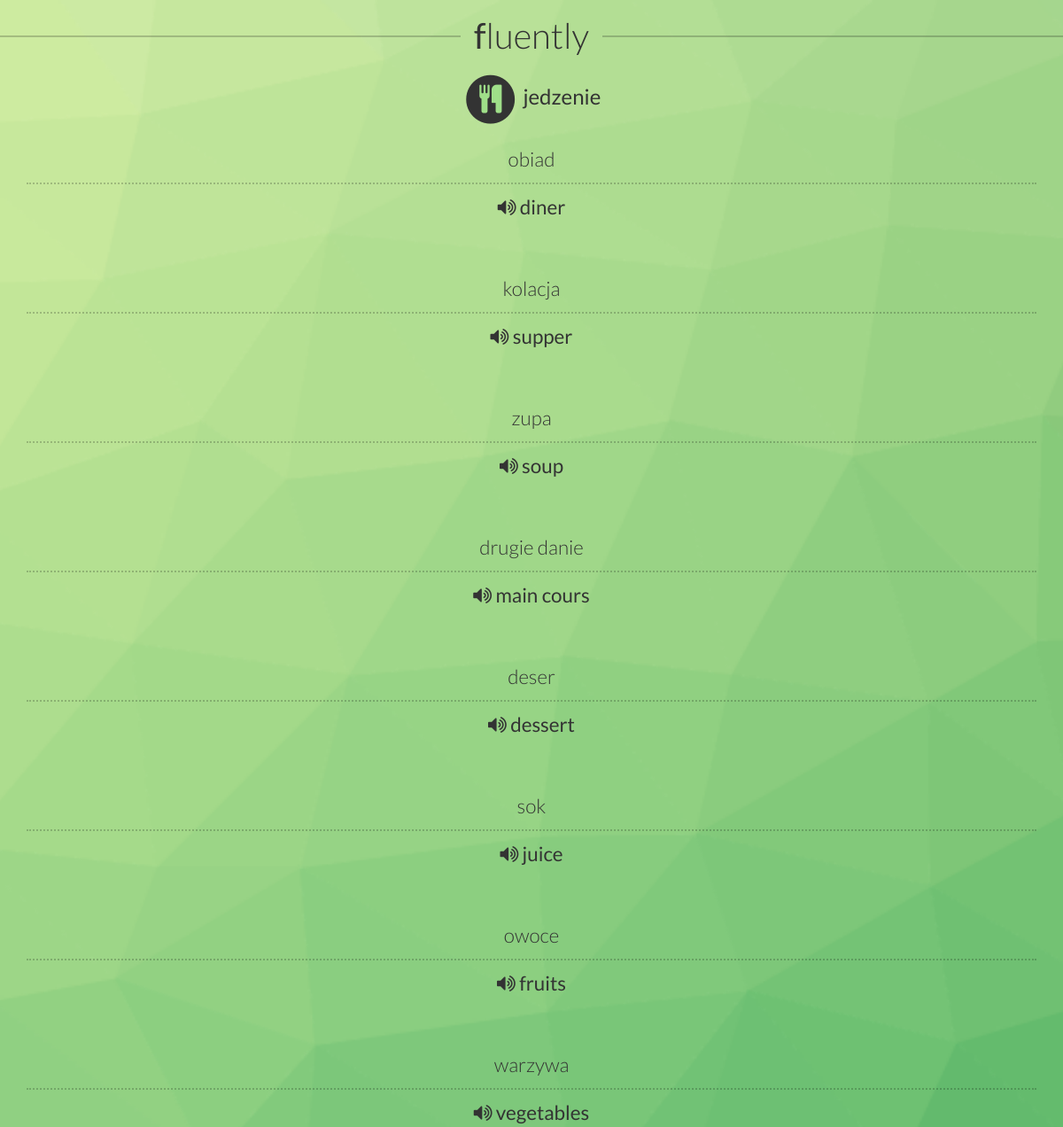
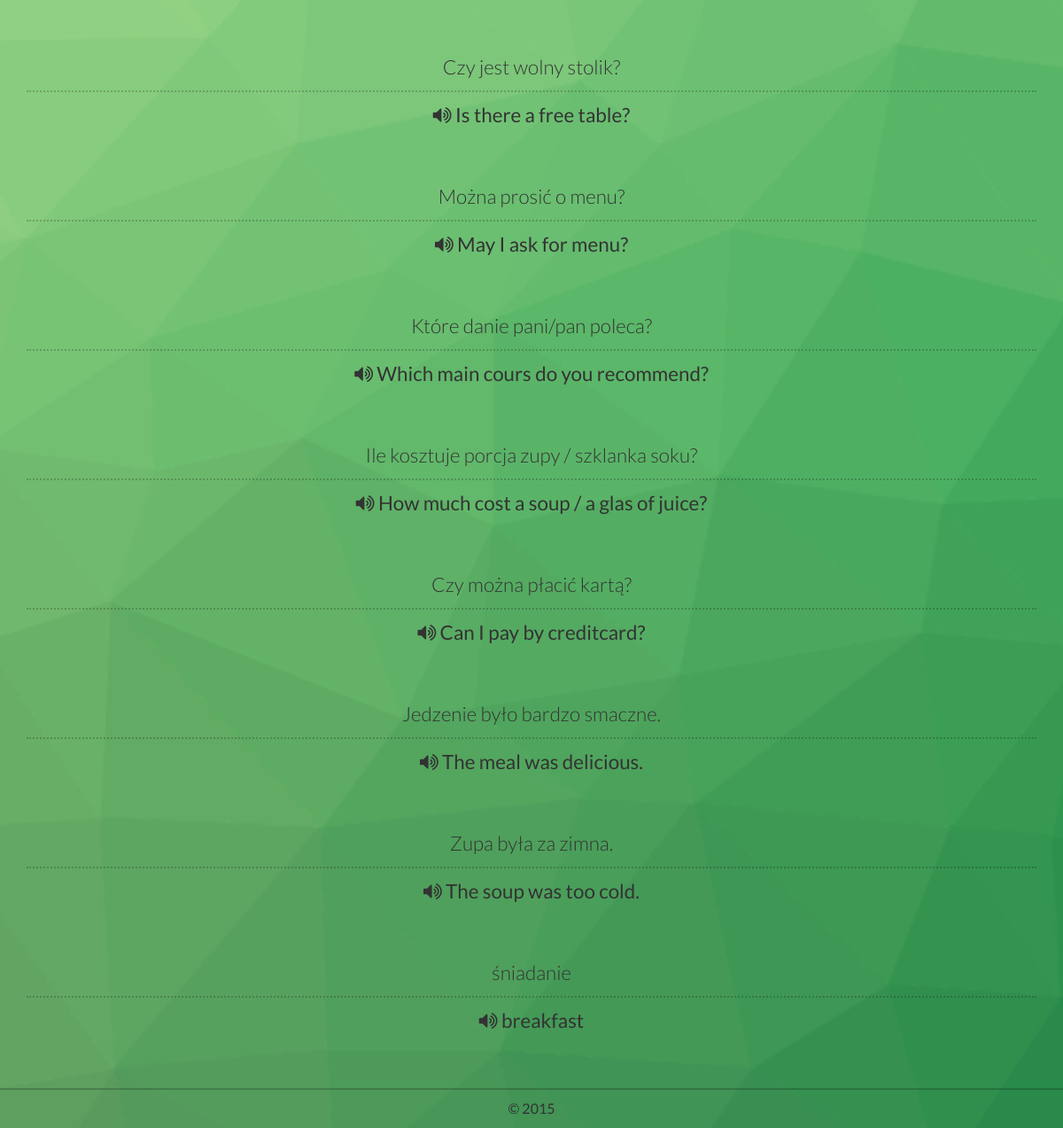
The app's page /jedzenie, older data (2 pictures, top to bottom).
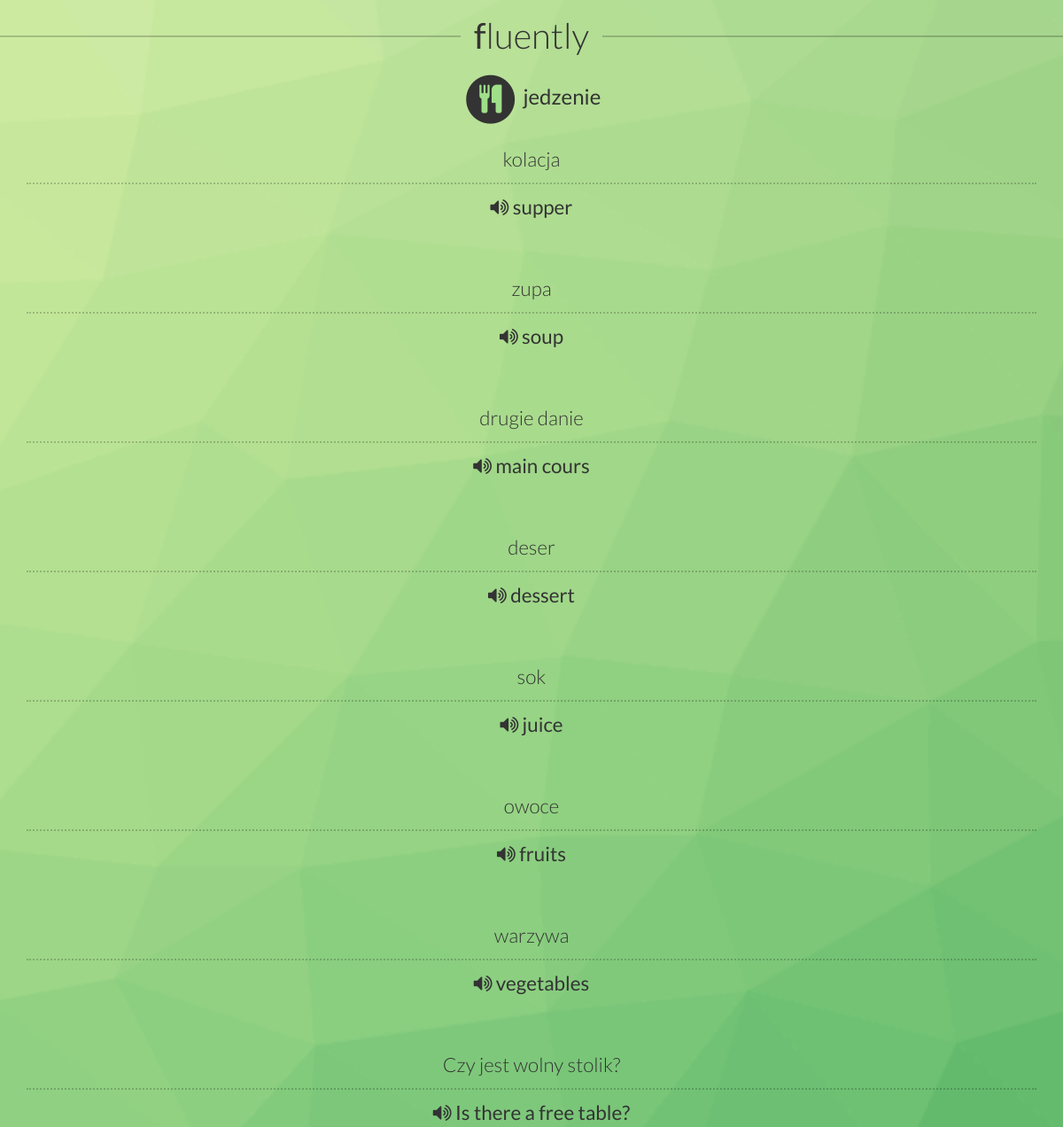
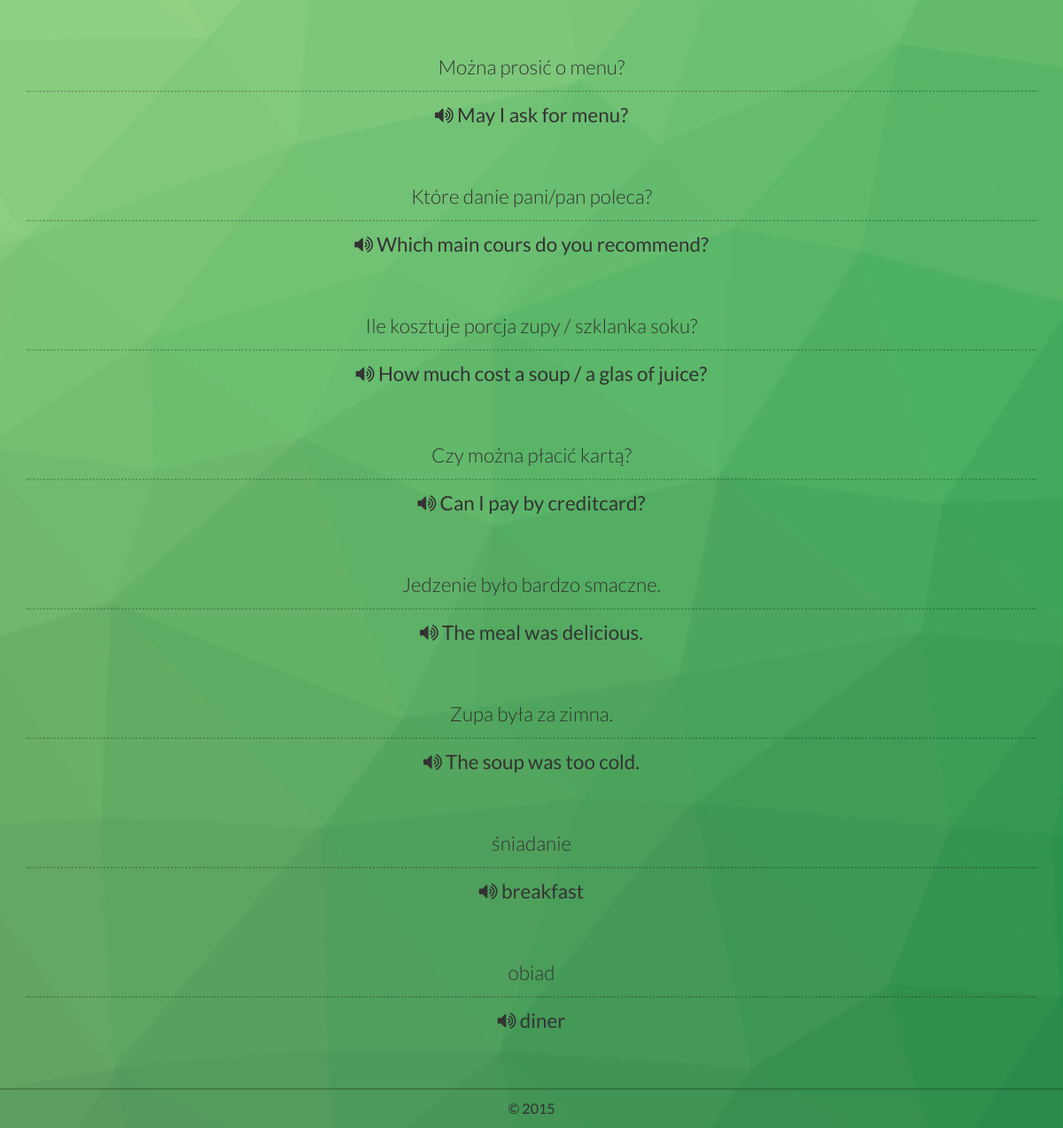
The same page, newer data (2 pictures, top to bottom).
### tables this page shows
CREATE TABLE phrases (
  id INTEGER PRIMARY KEY autoincrement,
  priority INTEGER,
  english VARCHAR(255),
  polish VARCHAR(255),
  category VARCHAR(255) NOT NULL
);

### fluently.py (the view)
@app.route('/jedzenie')
def jedzenie():
    cur = get_db().execute('SELECT * FROM phrases WHERE category LIKE "%jedzenie%" ORDER BY priority')
    names = list(map(lambda x: x[0], cur.description))
    print(names)
    phrases = []
    for phrase in cur:
        phrases.append(phrase)
    print(phrases)
    return render_template('phrasebook-template.html', phrases=phrases, category = 'jedzenie', image = 'fa-cutlery')

### fluently.py (called while the page is built)
def connect_db():
    return sqlite3.connect(app.config['DATABASE'])

@app.before_request
def before_request():
    g.db = connect_db()

@app.teardown_request
def teardown_request(exception):
    db = getattr(g, 'db', None)
    if db is not None:
        db.close()

def get_db():
    db = getattr(g, '_database', None)
    if db is None:
        db = g._database = connect_db()
    return db

### templates/phrasebook-template.html (shortened to what this page needs)
<!doctype html>
<html>
<head>
	<link rel="stylesheet" href="https://maxcdn.bootstrapcdn.com/font-awesome/4.4.0/css/font-awesome.min.css">
	<link rel="stylesheet" href="../static/bootstrap.min.css">
	<link rel="stylesheet" href="../static/main.css">
</head>
<body>
	<header>
		<h1><span><b>f</b>luently</span></h1>
		<h2>
			<span class="fa-stack fa-lg">
				<i class="fa fa-circle fa-stack-2x"></i>
				<i class="fa {{ image }} fa-stack-1x fa-inverse"></i>
			</span>
			{{ category }}
		</h2>
	</header>
	<div class="container">
		<div class="row phrasebook">
			{% for phrase in phrases%}
			<div class="col-xs-12 item">
				<p class="native">{{ phrase[3] }}</p>
				<p class="foreign"><a href="#"><i class="fa fa-volume-up"></i> {{ phrase[2] }}</a></p>
			</div>
			{% endfor %}
		</div>
	</div>
	<footer>
		<small>&copy; 2015</small>
	</footer>
</body>
</html>

### static/main.css (style rules this page uses)
html, body { width: 100%; min-height: 100%; font-size: 16px; font-family: "Lato", sans-serif; padding-top: 20px; overflow-x: hidden; }
body { background: center center/cover url("pattern.png"); padding-top: 20px; }
.fa-stack-1x { color: #9fdf89; }
a, a:link, a:visited { color: #333; text-decoration: none; }
h1 { margin: 0 0 20px; text-align: center; font-size: 2.5rem; font-weight: 300; }
h1 b { font-weight: 400; }
h1 { line-height: 0; text-align: center; }
h1 span { display: inline-block; position: relative; }
h1 span:before, h1 span:after { content: ""; position: absolute; height: 5px; border-top: 2px solid rgba(0, 0, 0, 0.2); top: 0; width: 1200px; }
h1 span:before { right: 100%; margin-right: 15px; }
h1 span:after { left: 100%; margin-left: 15px; }
h2 { text-align: center; font-size: 1.5rem; margin: 40px 0 20px; }
body > footer { border-top: 2px solid rgba(0, 0, 0, 0.2); text-align: center; padding: 10px 0; display: block; width: 100%; }
body > footer small { font-size: 1rem; margin: 0; padding: 0; }
.phrasebook p { font-size: 1.4rem; text-align: center; }
.phrasebook .native { font-weight: 300; border-bottom: 2px dotted rgba(0, 0, 0, 0.2); padding-bottom: 10px; }
.phrasebook .foreign { font-weight: 400; }
.phrasebook .item + .item { margin-top: 50px; }
.phrasebook > div:last-child { padding-bottom: 50px; }

Row changes from the older to the newer data that the page shows:
changed phrases "obiad": moves down the list
